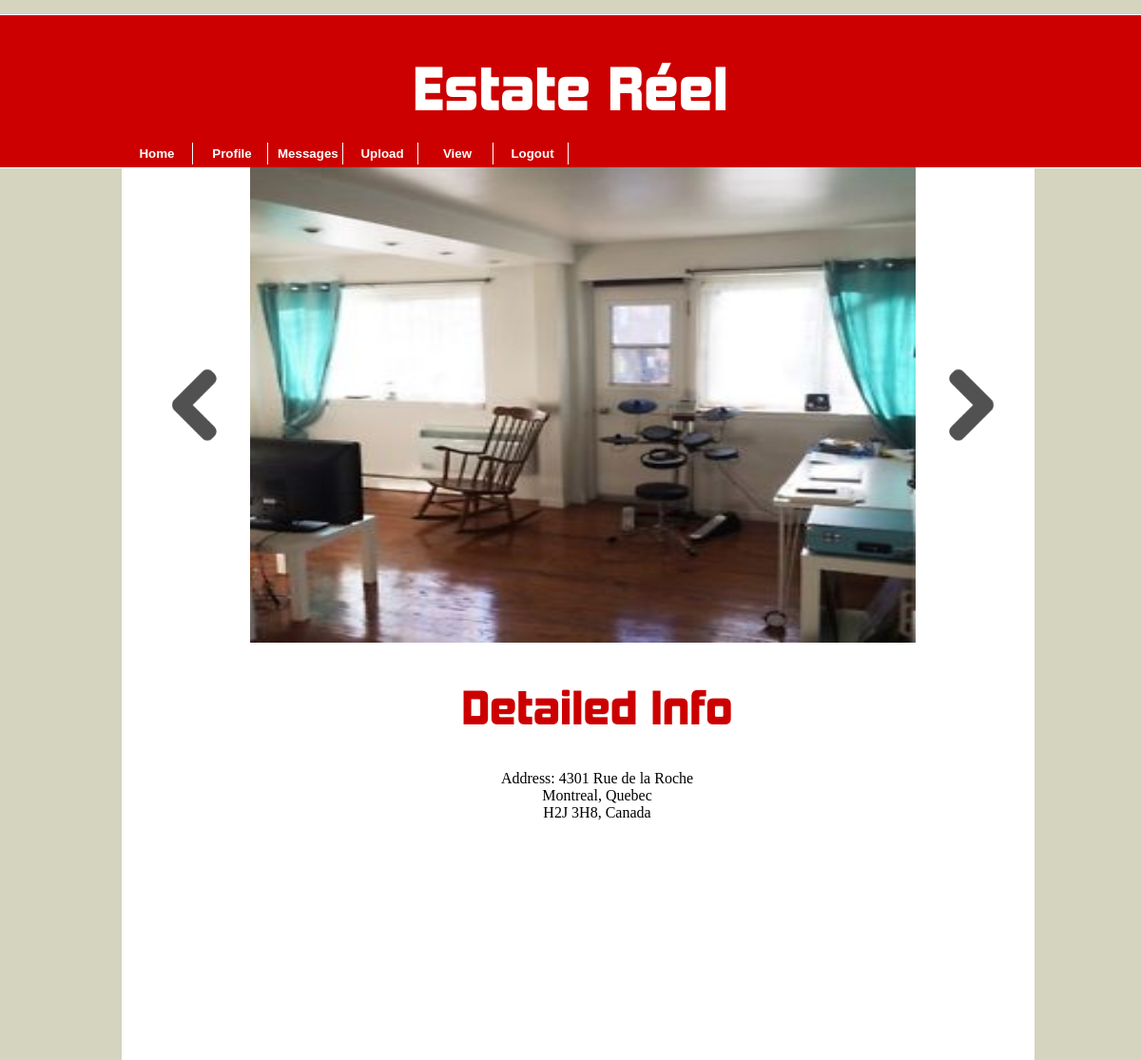
The page /showDetails.php?hiddenID=4 (signed in) on the database its author committed.
### tables this page shows
CREATE TABLE IF NOT EXISTS `apartment_images` (
`image_id` int(5) NOT NULL,
  `dwelling_Id` int(6) NOT NULL,
  `file_name` varchar(200) NOT NULL,
  `file_size` varchar(200) NOT NULL,
  `file_type` varchar(200) NOT NULL
);

CREATE TABLE IF NOT EXISTS `dwellings` (
`dwelling_Id` int(6) NOT NULL,
  `address_id` int(4) NOT NULL,
  `user_id` int(6) NOT NULL,
  `type` varchar(255) DEFAULT NULL,
  `description` varchar(1000) DEFAULT NULL,
  `no_of_rooms` int(11) DEFAULT NULL,
  `no_of_bathrooms` int(11) DEFAULT NULL,
  `no_of_living_rooms` int(11) DEFAULT NULL,
  `price` int(11) DEFAULT NULL,
  `rangeType` varchar(50) DEFAULT NULL
);

CREATE TABLE IF NOT EXISTS `address_info` (
`address_id` int(4) NOT NULL,
  `house_no` varchar(15) DEFAULT NULL,
  `street_name` varchar(255) DEFAULT NULL,
  `apartment_no` varchar(10) DEFAULT NULL,
  `city` varchar(255) DEFAULT NULL,
  `province` varchar(255) DEFAULT NULL,
  `zip_code` varchar(10) DEFAULT NULL,
  `country` varchar(255) DEFAULT NULL
);

### classes/databaseClass.php (called while the page is built, shortened)
<?php
	class Database{
		public $connection;
		public function createConnection(){
			$servername = "localhost";
			$username = "root";
			$password = "";
			$db = "PHP_database";
			$this->connection = new mysqli($servername, $username, $password, $db);
			$this->connection->set_charset("utf8");
			return $this->connection;
		}
		public function getResultSetAsArray($query){
			$rs = mysqli_query($this->createConnection(), $query) or die($this->connection->error);
			if($rs->num_rows > 0){
				$index = 0;
				while($row = $rs->fetch_assoc()){
					foreach ($row as $key => $value) {
						$arrayAsResult[$index][$key] = $value;
					}
					$index++;
				}
				return $arrayAsResult;
			}
			return null;
		}
	}
?>

### classes/productClass.php (called while the page is built, shortened)
<?php
	class Product extends Database{
		public function displaySpecificProduct($dwelling_Id){
			return parent::getResultSetAsArray("SELECT * FROM dwellings INNER JOIN address_info
														   ON dwellings.address_id = address_info.address_id
														WHERE dwelling_Id = $dwelling_Id");
		}
		public function getAllTheImages($id){
			return parent::getResultSetAsArray("SELECT file_name FROM apartment_images WHERE dwelling_Id = '$id'");
		}
	}
?>

### classes/loginClass.php (called while the page is built, shortened)
<?php
	class Login extends Database{
		public function getRangeType($username){
			$rangeTypeArray = $this->getSpecificUser($username);
			$type = "";
			for ($row=0; $row < count($rangeTypeArray); $row++) {
				$type = $rangeTypeArray[$row]['rangeType'];
			}
			return $type;
		}
		public function getSpecificUser($username){
			return parent::getResultSetAsArray("SELECT * FROM users WHERE username = '$username'");
		}
	}
?>

### showDetails.php (the view, shortened to what this page needs)
<html>
    <head>
        <link rel="stylesheet" type="text/css" href="CSS/mainLayout.css">
        <link rel="stylesheet" type="text/css" href="CSS/styles.css">
    </head>
<?php
	include('PreCode/header.php');
?>
	<div id="col1">
			<?php
				$allTheImages = $productObj->getAllTheImages($_GET['hiddenID']);
			?>
		<img class="arrow" src="apartment_images/left.png" onClick="return goLeft(document.getElementsByClassName('span'))">
		<img class="bigImage" src="apartment_images/<?php echo $allTheImages[0]['file_name']; ?>">
		<img class="arrow" src="apartment_images/right.png" onClick="return goRight(document.getElementsByClassName('span'))">
	</div>
<div id="col2">
<h2>Detailed Info</h2>
<?php
	$detailedInfo = $productObj->displaySpecificProduct($_GET['hiddenID']);
	for ($row = 0; $row < count($detailedInfo); $row++){
		echo "<p>Address: " . $detailedInfo[$row]['house_no'] . " "  . $detailedInfo[$row]['street_name'] . "<br>"
							. $detailedInfo[$row]['city'] 	  . ", " . $detailedInfo[$row]['province'] 	  . "<br>"
							. $detailedInfo[$row]['zip_code'] . ", " . $detailedInfo[$row]['country'] 	  . "</p>";
	}
?>
</div>
</section>
</body>
</html>

### CSS/mainLayout.css (style rules this page uses)
body { background-color: #D4D4BF; text-align: center; height: 100%; }
h2 { text-align: center; font-family: headerFont; color: #C00; font-weight: bolder; font-size: 35pt; }
#col2 { width: 80%; }

### CSS/styles.css (style rules this page uses)
#col1 { position: relative; left: 50%; margin-left: -450px; width:910px; height:500px; }
#col2 { position: relative; left: 50%; margin-left:-460px; width:100%; height:400px; }
.bigImage { width: 700px; height: 500px; }
img { width: 100px; height: 100px; }
.arrow { margin-bottom: 200px; cursor: pointer; }

### rows shown on the page
apartment_images: file_name (picture)
dwellings: address.house_no "4301", address.street_name "Rue de la Roche", address.city "Montreal", address.province "Quebec", address.zip_code "H2J 3H8", address.country "Canada"
